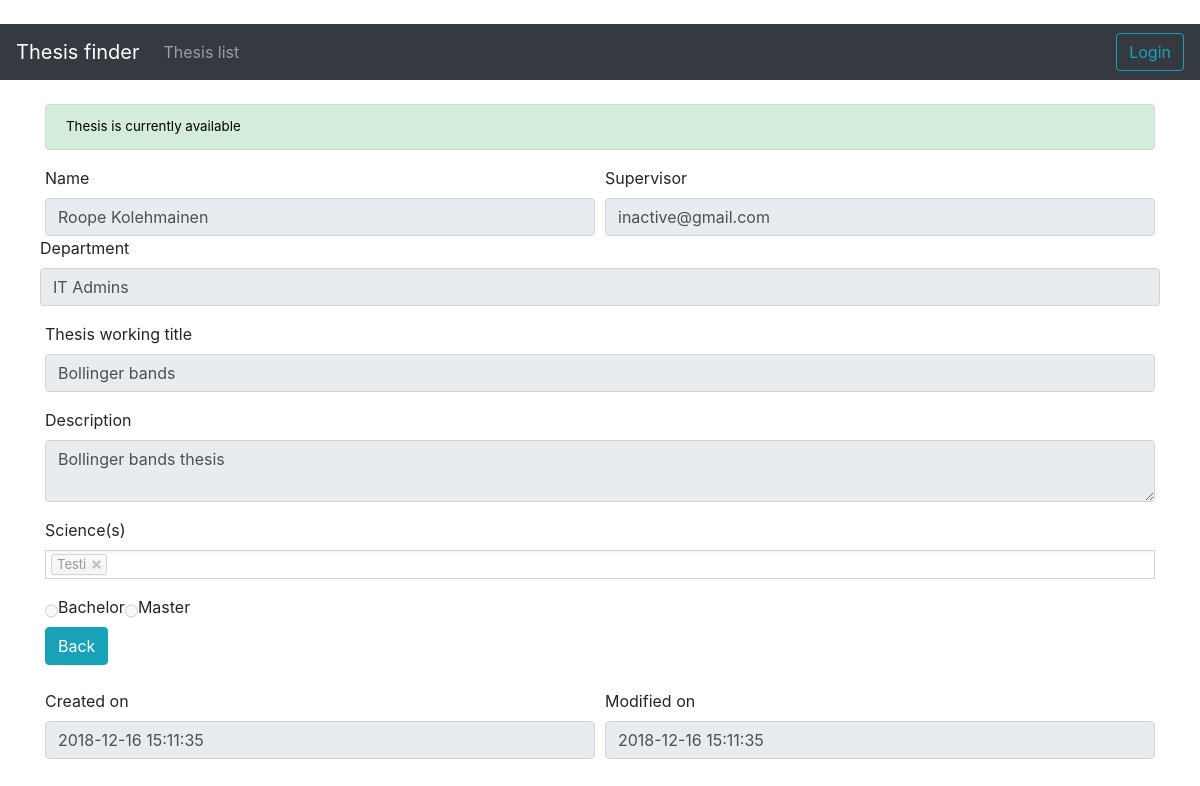
Before: /theses/view/2 with the older database file.
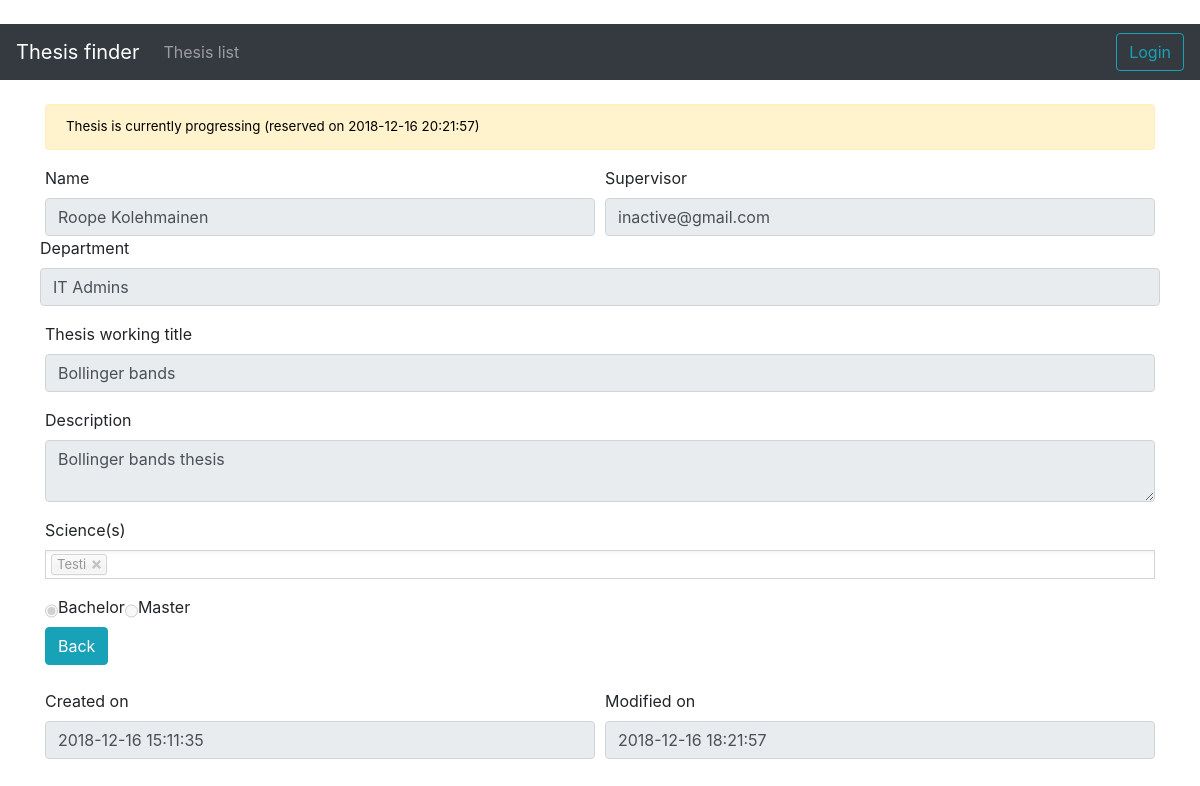
After: the same page with the newer database file.
### application/departments/models.py (models this page shows, shortened)
class Dept(Base):
    __tablename__ = "department"
    departmentID = db.Column(db.Integer, primary_key=True)
    name = db.Column(db.String(144), nullable=False)
    accounts = db.relationship("User", backref='user_department', lazy=True)

### application/theses/models.py (models this page shows, shortened)
class Thesis(Base):
    thesisID = db.Column(db.Integer, primary_key=True)
    title = db.Column(db.String(144), nullable=False)
    description = db.Column(db.String(500), nullable=False)
    level = db.Column(db.Boolean)
    author = db.Column(db.String(144), nullable=True)
    status = db.Column(db.Integer)
    completedOn = db.Column(db.DateTime)
    reservedOn = db.Column(db.DateTime, nullable = True)
    userID = db.Column(db.String, db.ForeignKey('account.userID'),
                           nullable=False)
    science2thesis = db.relationship("Science", secondary = science2thesis,
                               backref=db.backref('theses', lazy = 'joined'))

### application/science/models.py (models this page shows, shortened)
class Science(Base):
    __tablename__ = "science"
    scienceID = db.Column(db.Integer, primary_key=True)
    name = db.Column(db.String(144), nullable=False)
    science2thesis = db.relationship("Thesis", secondary = science2thesis,
                               backref=db.backref('sciences', lazy = 'dynamic'))
    if os.environ.get("HEROKU"):
        @staticmethod
        def sciWithThesis():
            stmt = text('SELECT science."scienceID", COUNT(science2thesis."thesisID") FROM science'
                        ' LEFT JOIN science2thesis ON science."scienceID" = science2thesis."scienceID"'
                        ' WHERE science2thesis."thesisID" IS NOT NULL'
                        ' GROUP BY science."scienceID";')
            result = db.engine.execute(stmt)
            ids = []
            for row in result:
                ids.append({"id":row[0],"count":row[1]})
            return ids
    else:
        @staticmethod
        def sciWithThesis():
            stmt = text("SELECT science.scienceID, COUNT(science2thesis.thesisID) FROM science"
                        " LEFT JOIN science2thesis ON science.scienceID = science2thesis.scienceID"
                        " WHERE science2thesis.thesisID IS NOT NULL"
                        " GROUP BY science.scienceID;")
            result = db.engine.execute(stmt)
            ids = []
            for row in result:
                print(row[0])
                ids.append({"id":row[0],"count":row[1]})
            return ids

### application/theses/views.py (the view)
@app.route("/theses/view/<thesis_id>")
def thesis_view(thesis_id):
    thesis = Thesis.query.get(thesis_id)
    form = ThesisViewForm(obj=thesis, username = thesis.userID, createdon = thesis.createdOn, modifiedon = thesis.modifiedOn)
    thesis_user = User.query.filter(User.userID == thesis.userID).first()
    thesis_user_name = thesis_user.firstName + " " + thesis_user.lastName
    form.user = thesis_user_name
    dept = Dept.query.filter(Dept.departmentID == thesis_user.department).first().name
    sciences = Science.query.all()
    form.science.choices = [(science.scienceID, science.name) for science in sciences]
    thesis_scis = Science.query.join(science2thesis).join(Thesis).filter(science2thesis.c.thesisID == thesis.thesisID and science2thesis.c.scienceID == Science.scienceID).all()
    form.science.process_data([(sci.scienceID)  for sci in thesis_scis])
    form.status = thesis.status
    return render_template("theses/view.html", form = form, dept = dept, name = thesis_user_name, completed = thesis.completedOn, progressing = thesis.reservedOn)

### application/theses/forms.py
class ThesisViewForm(FlaskForm):
    username = StringField("Supervisor", render_kw={"readonly class": "form-control"})
    title = StringField("Thesis working title",  render_kw={"readonly class": "form-control"})
    description = TextAreaField("Description",  render_kw={"readonly class": "form-control"})
    science = SelectMultipleField('Science(s)',coerce=int,  render_kw={"readonly class": "chosen-select"})
    level = RadioField("Level", choices=[(0, 'Bachelor'), (1, 'Master')], coerce=int, render_kw={"disabled clases": "form-check"})
    status = StringField("Status", render_kw={"readonly class": "form-control"} )
    createdon = DateTimeField("Created on", render_kw={"readonly class": "form-control"})
    modifiedon = DateTimeField("Modified on", render_kw={"readonly class": "form-control"})
    class Meta:
        csrf = False

### application/templates/theses/view.html (shortened to what this page needs)
{% extends "layout.html" %}
{% block body %}
<div class="container">
    <div class="form-group">
        {% if form.status == 0 %}
        <div class="alert alert-success" role="alert">
            Thesis is currently available
        </div>
        {% elif form.status == 1 %}
        <div class="alert alert-warning" role="alert">
            Thesis is currently progressing
            {% if progressing is not none %}
            (reserved on {{progressing}})
            {% endif %}
        </div>
        {% endif %}
    </div>
    <div class="form-group">
        <div class="form-row">
        <div class="col">
            <label for="username">Name</label>
            <input id="username" name="username" readonly class="form-control" type="text" value="{{name}}">
        </div>
        <div class="col">
            {{ form.username.label }}
            {{ form.username }}
            </div>
        </div>
        <div class="form-row">
            <label for="deparment">Department</label>
            <input id="deparment" name="deparment" readonly class="form-control" type="text" value="{{dept}}">
        </div>
    </div>
    <div class="form-group">
        {{ form.title.label }}
        {{ form.title }}
    </div>
    <div class="form-group">
        {{ form.description.label }}
        {{ form.description }}
    </div>
    <div class="form-group">
        {{ form.science.label }}<br />
        {{ form.science }}
    </div>
    <div class="btn-group btn-group-toggle" data-toggle="buttons">
        {% for subfield in form.level %}
        {{ subfield }}
        {{ subfield.label }}
        {% endfor %}
    </div>
    <br />
    <a class="btn btn-info" href="{{url_for('theses_index')}}" role="button">Back</a>
    <br />
    <br />
    <div class="form-group">
        <div class="form-row">
            <div class="col">
                {{ form.createdon.label }}
                {{ form.createdon }}
            </div>
            <div class="col">
                {{ form.modifiedon.label }}
                {{ form.modifiedon }}
            </div>
        </div>
    </div>
</div>
{% endblock %}

### application/templates/layout.html (shortened to what this page needs)
﻿<!DOCTYPE html>
<html>
<head>
    <link rel="stylesheet" href="https://maxcdn.bootstrapcdn.com/bootstrap/4.0.0/css/bootstrap.min.css"
>
    <link rel="stylesheet" href="{{url_for('static', filename='chosen/chosen.css')}}">
</head>
<body>
    <nav class="navbar navbar-expand-md navbar-dark bg-dark mb-4">
        <a class="navbar-brand" href="/">Thesis finder</a>
        <div class="collapse navbar-collapse" id="navbarCollapse">
            <ul class="navbar-nav mr-auto">
                <li class="nav-item">
                    <a class="nav-link" href="{{ url_for('theses_index') }} ">Thesis list</a>
                </li>
            </ul>
            <div class="login">
                {% if current_user.is_authenticated %}
                Logged in as <b>{{ current_user.firstName }}</b>
                {% if current_user.admin %}
                (admin)<span style="display:inline-block; width: 20px;"></span>
                {% else %}
                (supervisor)<span style="display:inline-block; width: 20px;"></span>
                {% endif %}
                <a class="btn btn-outline-info" href="{{ url_for('auth_logout') }}" role="button">Logout</a>
                {% else %}
                <a class="btn btn-outline-info" href="{{ url_for('auth_login') }}" role="button">Login</a>
                {% endif %}
            </div>
        </div>
    </nav>
    <main role="main" class="container-fluid">
        {% block body %}{% endblock %}
    </main>
</body>
</html>

### application/templates/layout.html (style rules this page uses)
.login { color: #ffffff }
.alert { color: #000000; font-size: smaller; }
.login { font-size:smaller; }
.chosen-select { width: 100%; }
.form-group .chosen-select { width: 100%; }

Changed rows visible on the page:
changed Thesis "Bollinger bands": reservedOn (not shown) → "2018-12-16 20:21:57"
Other visible differences:
form field level: "☐ Bachelor" → "☑ Bachelor"
form field modifiedon: "2018-12-16 15:11:35" → "2018-12-16 18:21:57"
text no longer shown: "Thesis is currently available"
text now shown: "Thesis is currently progressing (reserved on )"
